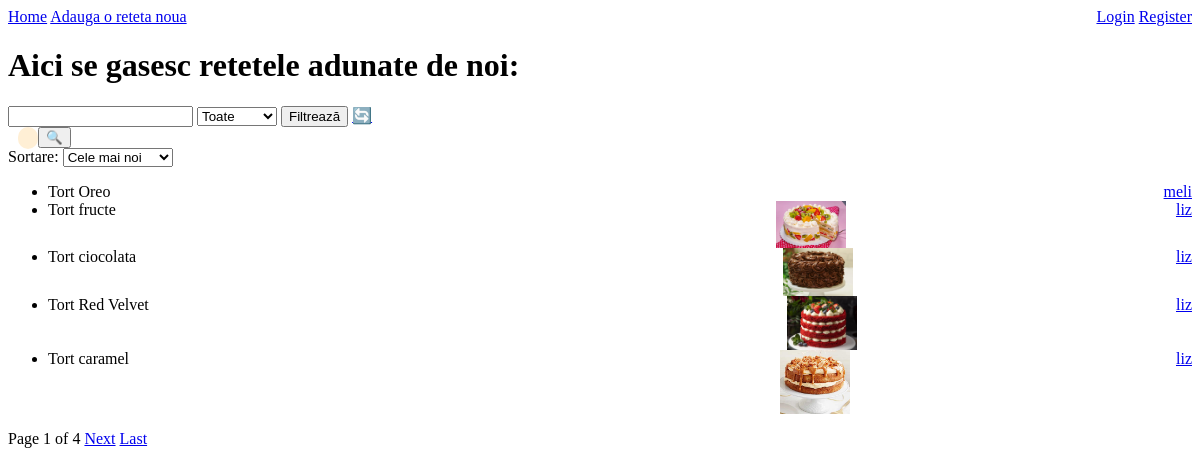
The page / on the database its author committed.
### retetele/models.py (models this page shows, shortened)
class Retete(models.Model):
    class Categorie(models.TextChoices):
        MIC_DEJUN = "MD", "Mic dejun"
        PRAJITURI = "PR", "Prăjituri"
        TORTURI = "TO", "Torturi"
        SUPE = "SU", "Supe și ciorbe"
        GARNITURI = "GA", "Garnituri"
        CARNE = "CA", "Carne"
        PESTE = "PE", "Pește"
    nume = models.CharField(max_length=200)
    categorie = models.CharField(
        max_length=30,
        choices=Categorie.choices,
        default="mic_dejun"
    )
    ingrediente = models.TextField()
    preparare = models.TextField()
    data_creare = models.DateTimeField(default=timezone.now)
    timp_pregatire = models.TextField(null=True, blank=True)
    timp_gatire = models.TextField(null=True, blank=True)
    user = models.ForeignKey(
        settings.AUTH_USER_MODEL,
        related_name="retete",
        on_delete=models.SET_NULL,
        null=True,
        blank=True
    )
    poza = models.ImageField(upload_to="poze_retete/", null=True, blank=True)

### prieteni/models.py (models this page shows)
class CustomUser(AbstractUser):
    description = models.TextField(blank=True, null=True, default="")

### retetele/views.py (the view)
# urls.py: path('', views.lista_retete, name='retete'),
def lista_retete(request: HttpRequest):
    sort = request.GET.get("sort", "-data_creare")
    valid_sort = ["nume", "-nume", "data_creare", "-data_creare"]
    if sort not in valid_sort:
        sort = "-data_creare"
    retete = Retete.objects.all().order_by(sort)
    categorie = request.GET.get("categorie")
    if categorie:
        retete = retete.filter(categorie=categorie)
    paginator = Paginator(retete, 5)
    page_obj = paginator.get_page(request.GET.get("page"))
    return render(request, "retetele/home.html", {"page_obj": page_obj})

### retetele/templates/retetele/home.html (shortened to what this page needs)
{% extends "base.html" %}
{% block content %}
    <h1>Aici se gasesc retetele adunate de noi:</h1>
  <form method="get" action="{% url 'cautare_retete' %}">
    <input type="text" name="q" value="{{ request.GET.q }}">
    <form method="get">
    <select name="categorie">
        <option value="">Toate</option>
    </select>
    <button type="submit">Filtrează</button>
      <a href="{% url 'cautare_retete' %}">🔄</a>
</form>
<span class="badge">
</span>
    <button type="submit">🔍</button>
</form>
  <form method="get" action="">
    <label>Sortare:</label>
    <select name="sort" onchange="this.form.submit()">
        <option value="-data_creare">Cele mai noi</option>
    </select>
</form>
    <ul>
      {% for retete in page_obj  %}
      <li>
        <details>
          <summary class = "nume_reteta">
            <span>{{ retete.nume }}</span>
            {% if retete.poza %}
            <br><img src="{{ retete.poza.url }}" width="70">
            {% endif %}
            <a href="{% if retete.user %}{% url 'retetele_prietenilor' retete.user.id %}{% endif %}">
            {{ retete.user|default:"Anonim" }}
            </a>
          </summary>
          </details>
      </li>
        {% empty %}
        <li>Nu au fost gasite retete.</li>
      {% endfor %}
    </ul>
    <div>
    <span>
        Page {{ page_obj.number }} of {{ page_obj.paginator.num_pages }}
    </span>
        {% if page_obj.has_next %}
        <a href="?page={{ page_obj.next_page_number }}&q={{ request.GET.q }}&categorie={{ request.GET.categorie }}">Next</a>
        <a href="?page={{ page_obj.paginator.num_pages }}">Last</a>
        {% endif %}
    </div>
{% endblock %}

### retetele/templates/base.html (shortened to what this page needs)
<!DOCTYPE html>
<html lang="en">
<head>
    <link rel="stylesheet" href="https://cdn.jsdelivr.net/npm/@intergrav/dev.css@4"/>
    <link rel="stylesheet" href="/static/main.css"/>
</head>
<body>
  <nav class = "navigation_bar">
    <div>
      <a href="{% url 'retete' %}">Home</a>
      <a href="{% url 'introducere_reteta' %}">Adauga o reteta noua</a>
    </div>
    <div>
      {% if user.is_authenticated %}
      <div>
        <span>Salut {{ user.username }}</span>
        <a href="{% url 'logout' %}">Logout</a>
      </div>
      {% else %}
      <div>
        <a href="{% url 'login' %}">Login</a>
        <a href="{% url 'register' %}">Register</a>
      </div>
      {% endif %}
    </div>
  </nav>
  <main>
    {% block content %} {% endblock %}
  </main>
</body>
</html>

### retetele/static/main.css (style rules this page uses)
.nume_reteta { display: flex; justify-content: space-between; }
.navigation_bar { display: flex; justify-content: space-between; }
.badge { background:#ffefd5; color:#333; padding:4px 10px; border-radius:20px; font-size:12px; margin-left:10px; }

### rows shown on the page
Retete: nume "Tort Oreo", user "meli"
Retete: nume "Tort fructe", poza (picture), user "liz"
Retete: nume "Tort ciocolata", poza (picture), user "liz"
Retete: nume "Tort Red Velvet", poza (picture), user "liz"
Retete: nume "Tort caramel", poza (picture), user "liz"

### other values the page prints
{{ page_obj.number }} "1"
{{ page_obj.paginator.num_pages }} "4"
